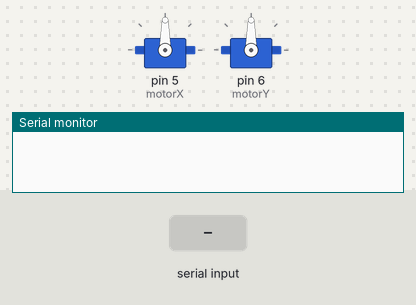
Recording of a sketch running on a simulated Arduino Uno, built with avr-gcc and run on an emulated ATmega328P. On the bench: 2 × servo, the last lines printed to the serial monitor. The test bench sets the inputs (shaded band).

Above: at 1.2 s.
1.3 s: "YR\n" received over Serial
At 3.1 s:
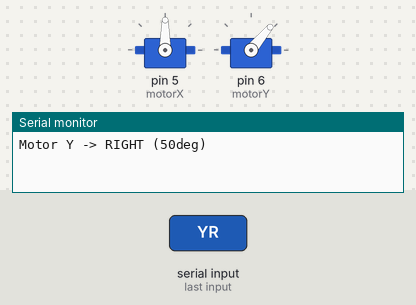
3.4 s: "PLAS\n" received over Serial
At 5.5 s:
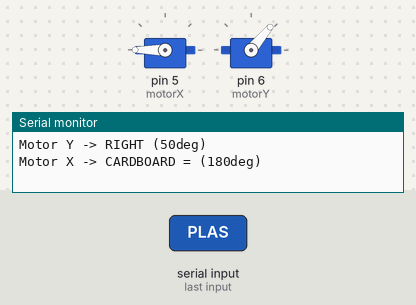
6.4 s: "YL\n" received over Serial
At 8.2 s:
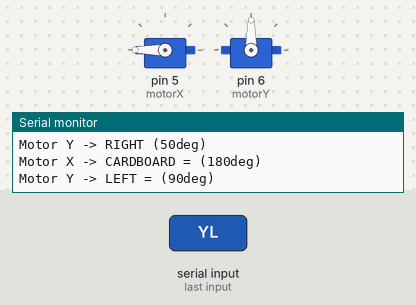
8.5 s: "M\n" received over Serial
At 8.95 s:
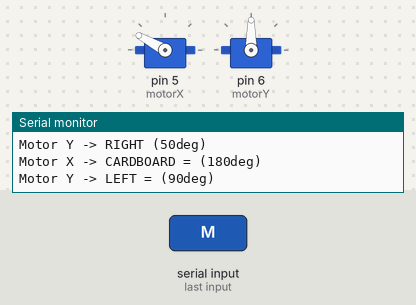
11.5 s: "WAST\n" received over Serial
At 13.1 s:
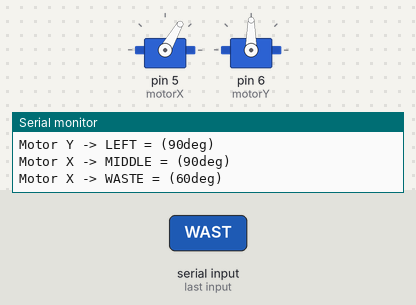
13.4 s: "CAN\n" received over Serial
At 15.0 s:
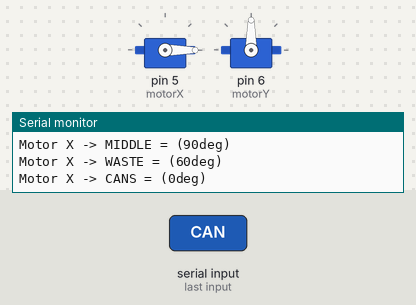
Timing chart, 0 to 16.5 s (numbered marks = the images above; inputs shaded):
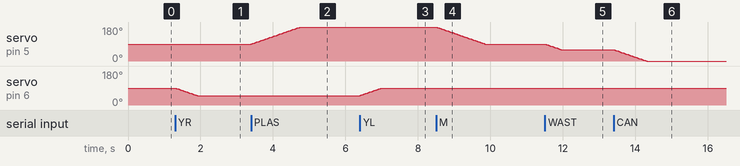

Measured:
- after the input at 1.3 s, servo on pin 6 (motorY): moves from 90° to 50° over 0.60 s, starting at once
- after the input at 3.4 s, servo on pin 5 (motorX): moves from 90° to 180° over 1.3 s, starting at once
- after the input at 6.4 s, servo on pin 6 (motorY): moves from 50° to 90° over 0.60 s, starting at once
- after the input at 8.5 s, servo on pin 5 (motorX): moves from 180° to 90° over 1.3 s, starting at once
- after the input at 11.5 s, servo on pin 5 (motorX): moves from 90° to 60° over 0.44 s, starting at once
- after the input at 13.4 s, servo on pin 5 (motorX): moves from 60° to 0° over 0.90 s, starting at once

The sketch:

Motor_movement.ino
```cpp
#include <Servo.h>
const int ledpin = 8;
Servo motorX;
Servo motorY;
int angleX = 90;
int angleY = 90;
const int STEP_DELAY = 15; // ms per degree — increase to slow down

void slowMove(Servo &servo, int &currentAngle, int targetAngle) {
    int step = (targetAngle > currentAngle) ? 1 : -1;
    while (currentAngle != targetAngle) {
        currentAngle += step;
        servo.write(currentAngle);
        delay(STEP_DELAY);
    }
}

void setup() {
    Serial.begin(9600);
    motorX.attach(5);
    motorY.attach(6);
    motorX.write(angleX);
    motorY.write(angleY);
}

void loop() {
    if (Serial.available() > 0) {
        String command = Serial.readStringUntil('\n');
        command.trim();

        if (command == "YR") {
            int target = constrain(angleY - 40, 0, 180);
            slowMove(motorY, angleY, target);
            Serial.println("Motor Y -> RIGHT (" + String(angleY) + "deg)");
        } else if (command == "YL") {
            int target = constrain(angleY + 40, 0, 180);
            slowMove(motorY, angleY, target);
            Serial.println("Motor Y -> LEFT = (" + String(angleY) + "deg)");
        } else if (command == "M") {
            slowMove(motorX, angleX, 90);
            Serial.println("Motor X -> MIDDLE = (" + String(angleX) + "deg)");
        } else if (command == "PLAS") {
            slowMove(motorX, angleX, 180);
            Serial.println("Motor X -> CARDBOARD = (" + String(angleX) + "deg)");
        } else if (command == "CARD") {
            slowMove(motorX, angleX, 130);
            Serial.println("Motor X -> PLASTIC = (" + String(angleX) + "deg)");
        } else if (command == "WAST") {
            slowMove(motorX, angleX, 60);
            Serial.println("Motor X -> WASTE = (" + String(angleX) + "deg)");
        } else if (command == "CAN") {
            slowMove(motorX, angleX, 0);
            Serial.println("Motor X -> CANS = (" + String(angleX) + "deg)");
        } else {
            Serial.println("Unknown command: " + command);
        }
    }
}
```
